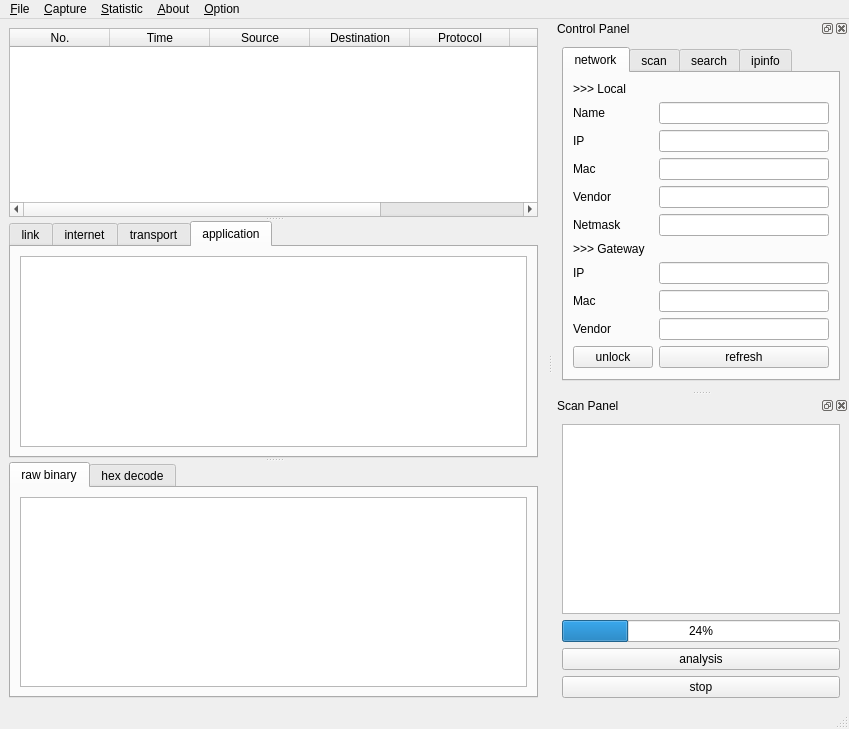
<?xml version="1.0" encoding="UTF-8"?>
<ui version="4.0">
 <class>MainWindow</class>
 <widget class="QMainWindow" name="MainWindow">
  <property name="geometry">
   <rect>
    <x>0</x>
    <y>0</y>
    <width>849</width>
    <height>729</height>
   </rect>
  </property>
  <property name="windowTitle">
   <string>MainWindow</string>
  </property>
  <widget class="QWidget" name="centralwidget">
   <layout class="QHBoxLayout" name="horizontalLayout_8">
    <item>
     <widget class="QSplitter" name="splitter">
      <property name="orientation">
       <enum>Qt::Vertical</enum>
      </property>
      <widget class="QTableWidget" name="conciseInfoTable">
       <property name="showGrid">
        <bool>false</bool>
       </property>
       <column>
        <property name="text">
         <string>No.</string>
        </property>
       </column>
       <column>
        <property name="text">
         <string>Time</string>
        </property>
       </column>
       <column>
        <property name="text">
         <string>Source</string>
        </property>
       </column>
       <column>
        <property name="text">
         <string>Destination</string>
        </property>
       </column>
       <column>
        <property name="text">
         <string>Protocol</string>
        </property>
       </column>
       <column>
        <property name="text">
         <string>Length</string>
        </property>
       </column>
       <column>
        <property name="text">
         <string>Info</string>
        </property>
       </column>
      </widget>
      <widget class="QTabWidget" name="verboseInfoTab">
       <property name="currentIndex">
        <number>3</number>
       </property>
       <widget class="QWidget" name="linkTab">
        <attribute name="title">
         <string>link</string>
        </attribute>
        <layout class="QVBoxLayout" name="verticalLayout_7">
         <item>
          <widget class="QPlainTextEdit" name="linkTextEdit"/>
         </item>
        </layout>
       </widget>
       <widget class="QWidget" name="interTab">
        <attribute name="title">
         <string>internet</string>
        </attribute>
        <layout class="QVBoxLayout" name="verticalLayout_6">
         <item>
          <widget class="QPlainTextEdit" name="interTextEdit"/>
         </item>
        </layout>
       </widget>
       <widget class="QWidget" name="transTab">
        <attribute name="title">
         <string>transport</string>
        </attribute>
        <layout class="QVBoxLayout" name="verticalLayout_5">
         <item>
          <widget class="QPlainTextEdit" name="TransTextEdit"/>
         </item>
        </layout>
       </widget>
       <widget class="QWidget" name="appTab">
        <attribute name="title">
         <string>application</string>
        </attribute>
        <layout class="QVBoxLayout" name="verticalLayout_4">
         <item>
          <widget class="QPlainTextEdit" name="appTextEdit"/>
         </item>
        </layout>
       </widget>
      </widget>
      <widget class="QTabWidget" name="decodeInfoTab">
       <property name="currentIndex">
        <number>0</number>
       </property>
       <widget class="QWidget" name="rawTab">
        <attribute name="title">
         <string>raw binary</string>
        </attribute>
        <layout class="QVBoxLayout" name="verticalLayout_8">
         <item>
          <widget class="QPlainTextEdit" name="rawTextEdit"/>
         </item>
        </layout>
       </widget>
       <widget class="QWidget" name="hexTab">
        <attribute name="title">
         <string>hex decode</string>
        </attribute>
        <layout class="QVBoxLayout" name="verticalLayout_9">
         <item>
          <widget class="QPlainTextEdit" name="hexTextEdit"/>
         </item>
        </layout>
       </widget>
      </widget>
     </widget>
    </item>
   </layout>
  </widget>
  <widget class="QMenuBar" name="menubar">
   <property name="geometry">
    <rect>
     <x>0</x>
     <y>0</y>
     <width>849</width>
     <height>26</height>
    </rect>
   </property>
   <widget class="QMenu" name="menu_File">
    <property name="title">
     <string>&amp;File</string>
    </property>
    <widget class="QMenu" name="menu_export">
     <property name="title">
      <string>&amp;export</string>
     </property>
     <widget class="QMenu" name="menuNetwork_info">
      <property name="title">
       <string>&amp;network info</string>
      </property>
      <addaction name="actionExportCSV"/>
      <addaction name="actionExportJSON"/>
      <addaction name="actionExportPlain"/>
     </widget>
     <widget class="QMenu" name="menuLAN_info">
      <property name="title">
       <string>&amp;LAN info</string>
      </property>
      <addaction name="actionLANCSV"/>
      <addaction name="actionLANJSON"/>
      <addaction name="actionLANPlain"/>
     </widget>
     <widget class="QMenu" name="menuPackets_info">
      <property name="title">
       <string>&amp;packets info</string>
      </property>
      <addaction name="actionPktCSV"/>
      <addaction name="actionPktJSON"/>
      <addaction name="actionPktPlain"/>
     </widget>
     <addaction name="menuNetwork_info"/>
     <addaction name="menuLAN_info"/>
     <addaction name="menuPackets_info"/>
    </widget>
    <addaction name="action_Save"/>
    <addaction name="action_Open"/>
    <addaction name="separator"/>
    <addaction name="menu_export"/>
    <addaction name="separator"/>
    <addaction name="action_close"/>
   </widget>
   <widget class="QMenu" name="menu_Capture">
    <property name="title">
     <string>&amp;Capture</string>
    </property>
    <addaction name="action_Start"/>
    <addaction name="separator"/>
    <addaction name="action_Stop"/>
    <addaction name="separator"/>
    <addaction name="action_Restart"/>
   </widget>
   <widget class="QMenu" name="menu_Statistic">
    <property name="title">
     <string>&amp;Statistic</string>
    </property>
    <widget class="QMenu" name="menu_protocol">
     <property name="title">
      <string>&amp;protocol</string>
     </property>
     <addaction name="action_ProBar"/>
     <addaction name="action_ProHbar"/>
     <addaction name="action_ProPie"/>
    </widget>
    <widget class="QMenu" name="menu_length">
     <property name="title">
      <string>&amp;length</string>
     </property>
     <addaction name="action_LenBar"/>
     <addaction name="action_LenHbar"/>
     <addaction name="action_LenPie"/>
    </widget>
    <widget class="QMenu" name="menu_time">
     <property name="title">
      <string>&amp;time</string>
     </property>
     <addaction name="action_TimeBar"/>
     <addaction name="action_TimeHbar"/>
     <addaction name="action_TimePie"/>
    </widget>
    <addaction name="menu_protocol"/>
    <addaction name="menu_length"/>
    <addaction name="menu_time"/>
   </widget>
   <widget class="QMenu" name="menu_About">
    <property name="title">
     <string>&amp;About</string>
    </property>
    <addaction name="action_Help"/>
    <addaction name="separator"/>
    <addaction name="action_Author"/>
    <addaction name="separator"/>
    <addaction name="action_Rank"/>
   </widget>
   <widget class="QMenu" name="menu_Option">
    <property name="title">
     <string>&amp;Option</string>
    </property>
    <addaction name="separator"/>
    <addaction name="action_Filter"/>
    <addaction name="separator"/>
   </widget>
   <addaction name="menu_File"/>
   <addaction name="menu_Capture"/>
   <addaction name="menu_Statistic"/>
   <addaction name="menu_About"/>
   <addaction name="menu_Option"/>
  </widget>
  <widget class="QStatusBar" name="statusbar"/>
  <widget class="QDockWidget" name="controlDock">
   <property name="enabled">
    <bool>true</bool>
   </property>
   <property name="floating">
    <bool>false</bool>
   </property>
   <property name="windowTitle">
    <string>Control Panel</string>
   </property>
   <attribute name="dockWidgetArea">
    <number>2</number>
   </attribute>
   <widget class="QWidget" name="controlDockContents">
    <layout class="QHBoxLayout" name="horizontalLayout_2">
     <item>
      <widget class="QTabWidget" name="controlTabManage">
       <property name="currentIndex">
        <number>0</number>
       </property>
       <property name="tabBarAutoHide">
        <bool>false</bool>
       </property>
       <widget class="QWidget" name="networkTab">
        <attribute name="title">
         <string>network</string>
        </attribute>
        <layout class="QFormLayout" name="formLayout">
         <item row="1" column="0">
          <widget class="QLabel" name="nameLabel">
           <property name="text">
            <string>Name</string>
           </property>
          </widget>
         </item>
         <item row="1" column="1">
          <widget class="QLineEdit" name="nameLineEdit"/>
         </item>
         <item row="2" column="0">
          <widget class="QLabel" name="ipLabel">
           <property name="text">
            <string>IP</string>
           </property>
          </widget>
         </item>
         <item row="2" column="1">
          <widget class="QLineEdit" name="ipLineEdit"/>
         </item>
         <item row="3" column="0">
          <widget class="QLabel" name="macLabel">
           <property name="text">
            <string>Mac</string>
           </property>
          </widget>
         </item>
         <item row="3" column="1">
          <widget class="QLineEdit" name="macLineEdit"/>
         </item>
         <item row="4" column="0">
          <widget class="QLabel" name="vendorLabel">
           <property name="text">
            <string>Vendor</string>
           </property>
          </widget>
         </item>
         <item row="4" column="1">
          <widget class="QLineEdit" name="vendorLineEdit"/>
         </item>
         <item row="5" column="0">
          <widget class="QLabel" name="netmaskLabel">
           <property name="text">
            <string>Netmask</string>
           </property>
          </widget>
         </item>
         <item row="5" column="1">
          <widget class="QLineEdit" name="netmaskLineEdit"/>
         </item>
         <item row="7" column="0">
          <widget class="QLabel" name="gwIpLabel">
           <property name="text">
            <string>IP</string>
           </property>
          </widget>
         </item>
         <item row="7" column="1">
          <widget class="QLineEdit" name="gwMacLineEdit"/>
         </item>
         <item row="10" column="0">
          <widget class="QLabel" name="gwVendorLabel">
           <property name="text">
            <string>Vendor</string>
           </property>
          </widget>
         </item>
         <item row="10" column="1">
          <widget class="QLineEdit" name="gwVendorLineEdit"/>
         </item>
         <item row="13" column="1">
          <widget class="QPushButton" name="refreshButton">
           <property name="text">
            <string>refresh</string>
           </property>
          </widget>
         </item>
         <item row="0" column="0">
          <widget class="QLabel" name="localLabel">
           <property name="text">
            <string>&gt;&gt;&gt; Local</string>
           </property>
          </widget>
         </item>
         <item row="6" column="0">
          <widget class="QLabel" name="gwLabel">
           <property name="text">
            <string>&gt;&gt;&gt; Gateway</string>
           </property>
          </widget>
         </item>
         <item row="8" column="0">
          <widget class="QLabel" name="gwMacLabel">
           <property name="text">
            <string>Mac</string>
           </property>
          </widget>
         </item>
         <item row="8" column="1">
          <widget class="QLineEdit" name="gwIpLineEdit"/>
         </item>
         <item row="13" column="0">
          <widget class="QPushButton" name="unlockButton">
           <property name="text">
            <string>unlock</string>
           </property>
          </widget>
         </item>
        </layout>
       </widget>
       <widget class="QWidget" name="scanTab">
        <attribute name="title">
         <string>scan</string>
        </attribute>
        <layout class="QVBoxLayout" name="verticalLayout_3">
         <item>
          <widget class="QLabel" name="rangeLabel">
           <property name="text">
            <string>Range</string>
           </property>
          </widget>
         </item>
         <item>
          <widget class="QLineEdit" name="rangeLineEdit"/>
         </item>
         <item>
          <widget class="QPushButton" name="rangeButton">
           <property name="text">
            <string>range scan</string>
           </property>
          </widget>
         </item>
         <item>
          <widget class="QLabel" name="maskLabel">
           <property name="text">
            <string>Mask</string>
           </property>
          </widget>
         </item>
         <item>
          <widget class="QLineEdit" name="maskLineEdit"/>
         </item>
         <item>
          <widget class="QPushButton" name="maskButton">
           <property name="text">
            <string>mask scan</string>
           </property>
          </widget>
         </item>
        </layout>
       </widget>
       <widget class="QWidget" name="searchTab">
        <attribute name="title">
         <string>search</string>
        </attribute>
        <layout class="QFormLayout" name="formLayout_4">
         <item row="0" column="0">
          <widget class="QLabel" name="searchLabel">
           <property name="text">
            <string>Search</string>
           </property>
          </widget>
         </item>
         <item row="0" column="1">
          <widget class="QLineEdit" name="searchLineEdit"/>
         </item>
         <item row="1" column="1">
          <widget class="QPushButton" name="searchButton">
           <property name="text">
            <string>search</string>
           </property>
          </widget>
         </item>
        </layout>
       </widget>
       <widget class="QWidget" name="ipinfoTab">
        <attribute name="title">
         <string>ipinfo</string>
        </attribute>
        <layout class="QFormLayout" name="formLayout_3">
         <item row="0" column="0">
          <widget class="QLabel" name="sipLabel">
           <property name="text">
            <string>search IP</string>
           </property>
          </widget>
         </item>
         <item row="0" column="1">
          <widget class="QLineEdit" name="sipLineEdit"/>
         </item>
         <item row="1" column="0" colspan="2">
          <widget class="QTextEdit" name="sipTextEdit"/>
         </item>
         <item row="2" column="0">
          <widget class="QPushButton" name="sipButton">
           <property name="text">
            <string>seach</string>
           </property>
          </widget>
         </item>
        </layout>
       </widget>
      </widget>
     </item>
    </layout>
   </widget>
  </widget>
  <widget class="QDockWidget" name="scanDock">
   <property name="windowTitle">
    <string>Scan Panel</string>
   </property>
   <attribute name="dockWidgetArea">
    <number>2</number>
   </attribute>
   <widget class="QWidget" name="scanDockContents">
    <layout class="QVBoxLayout" name="verticalLayout">
     <item>
      <widget class="QListWidget" name="nodeListWidget"/>
     </item>
     <item>
      <widget class="QProgressBar" name="scanProgressBar">
       <property name="value">
        <number>24</number>
       </property>
      </widget>
     </item>
     <item>
      <widget class="QPushButton" name="analysisPushButton">
       <property name="text">
        <string>analysis</string>
       </property>
      </widget>
     </item>
     <item>
      <widget class="QPushButton" name="stopPushButton">
       <property name="text">
        <string>stop</string>
       </property>
      </widget>
     </item>
    </layout>
   </widget>
  </widget>
  <action name="action_Save">
   <property name="text">
    <string>&amp;save</string>
   </property>
  </action>
  <action name="action_Open">
   <property name="text">
    <string>&amp;open</string>
   </property>
  </action>
  <action name="action_Export">
   <property name="text">
    <string>&amp;Export</string>
   </property>
  </action>
  <action name="actionExportCSV">
   <property name="text">
    <string>&amp;CSV</string>
   </property>
  </action>
  <action name="actionExportJSON">
   <property name="text">
    <string>&amp;JSON</string>
   </property>
  </action>
  <action name="actionExportPlain">
   <property name="text">
    <string>&amp;plain text</string>
   </property>
  </action>
  <action name="actionLANCSV">
   <property name="text">
    <string>CSV</string>
   </property>
  </action>
  <action name="actionLANJSON">
   <property name="text">
    <string>JSON</string>
   </property>
  </action>
  <action name="actionLANPlain">
   <property name="text">
    <string>plain text</string>
   </property>
  </action>
  <action name="actionPktCSV">
   <property name="text">
    <string>CSV</string>
   </property>
  </action>
  <action name="actionPktJSON">
   <property name="text">
    <string>JSON</string>
   </property>
  </action>
  <action name="actionPktPlain">
   <property name="text">
    <string>plain text</string>
   </property>
  </action>
  <action name="action_Start">
   <property name="text">
    <string>&amp;start</string>
   </property>
  </action>
  <action name="actionSto_p">
   <property name="text">
    <string>sto&amp;p</string>
   </property>
  </action>
  <action name="action_restart">
   <property name="text">
    <string>&amp;restart</string>
   </property>
  </action>
  <action name="action_ProBar">
   <property name="text">
    <string>&amp;bar</string>
   </property>
  </action>
  <action name="action_ProHbar">
   <property name="text">
    <string>&amp;hbar</string>
   </property>
  </action>
  <action name="action_ProPie">
   <property name="text">
    <string>&amp;pie</string>
   </property>
  </action>
  <action name="action_LenBar">
   <property name="text">
    <string>&amp;bar</string>
   </property>
  </action>
  <action name="action_LenHbar">
   <property name="text">
    <string>&amp;hbar</string>
   </property>
  </action>
  <action name="action_LenPie">
   <property name="text">
    <string>&amp;pie</string>
   </property>
  </action>
  <action name="action_TimeBar">
   <property name="text">
    <string>&amp;bar</string>
   </property>
  </action>
  <action name="action_TimeHbar">
   <property name="text">
    <string>&amp;hbar</string>
   </property>
  </action>
  <action name="action_TimePie">
   <property name="text">
    <string>&amp;pie</string>
   </property>
  </action>
  <action name="action_Stop">
   <property name="text">
    <string>sto&amp;p</string>
   </property>
  </action>
  <action name="action_Restart">
   <property name="text">
    <string>&amp;restart</string>
   </property>
  </action>
  <action name="action_Help">
   <property name="text">
    <string>&amp;help</string>
   </property>
  </action>
  <action name="action_Author">
   <property name="text">
    <string>&amp;author</string>
   </property>
  </action>
  <action name="action_close">
   <property name="text">
    <string>&amp;close</string>
   </property>
   <property name="shortcut">
    <string>Ctrl+Q</string>
   </property>
  </action>
  <action name="action_rank">
   <property name="text">
    <string>&amp;rank</string>
   </property>
  </action>
  <action name="action_Rank">
   <property name="text">
    <string>&amp;rank</string>
   </property>
  </action>
  <action name="action_Filter">
   <property name="text">
    <string>&amp;filter</string>
   </property>
  </action>
 </widget>
 <resources/>
 <connections/>
</ui>
